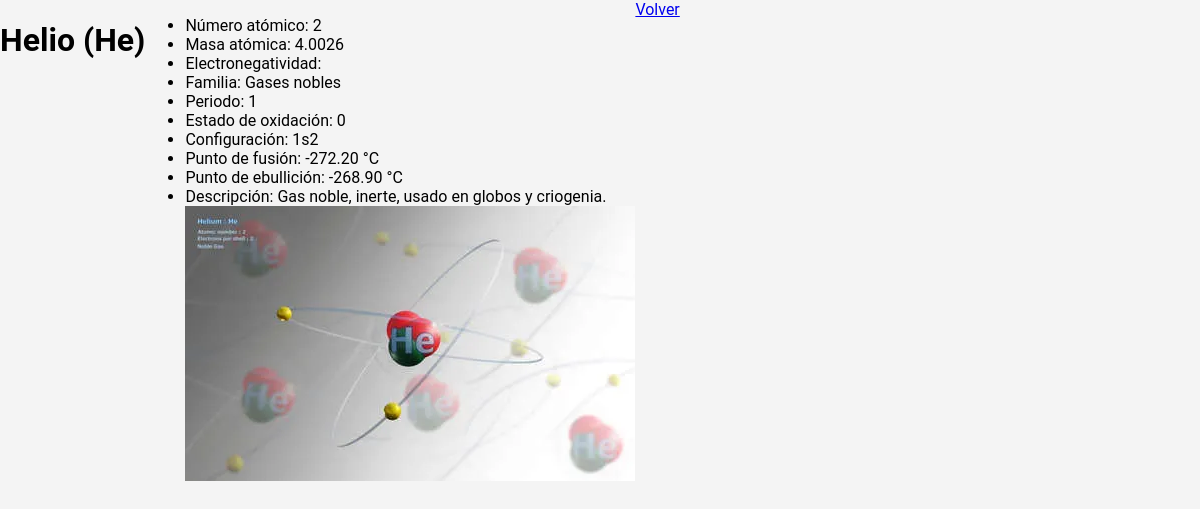
/elemento.php?id=2, run on the app's committed database.
### tables this page shows
CREATE TABLE elementos (
    id INT AUTO_INCREMENT PRIMARY KEY,
    numero_atomico INT NOT NULL,
    simbolo VARCHAR(5) NOT NULL,
    nombre VARCHAR(100) NOT NULL,
    masa_atomica DECIMAL(8,4),
    electronegatividad DECIMAL(4,2),
    estado_oxidacion VARCHAR(20),
    configuracion_corta VARCHAR(50),
    punto_fusion DECIMAL(8,2),
    punto_ebullicion DECIMAL(8,2),
    descripcion TEXT,
    familia_id INT,
    grupo int,
    periodo_id INT,
    FOREIGN KEY (familia_id) REFERENCES familias(id),
    FOREIGN KEY (periodo_id) REFERENCES periodos(id)
);

CREATE TABLE familias (
    id INT AUTO_INCREMENT PRIMARY KEY,
    nombre VARCHAR(100) NOT NULL,
    descripcion varchar (255)
);

CREATE TABLE periodos (
    id INT AUTO_INCREMENT PRIMARY KEY,
    numero INT NOT NULL,
    descripcion text
);

### elemento.php (the view, shortened to what this page needs)
<?php
include 'db.php';
$id = isset($_GET['id']) ? intval($_GET['id']) : 0;
$sql = "SELECT e.*, f.nombre AS familia, p.numero AS periodo
        FROM elementos e
        LEFT JOIN familias f ON e.familia_id = f.id
        LEFT JOIN periodos p ON e.periodo_id = p.id
        WHERE e.id = $id";
$result = $conexion->query($sql);
$elemento = $result->fetch_assoc();
if (isset($_GET['ajax'])): ?>
<h2><?= $elemento['nombre'] ?> (<?= $elemento['simbolo'] ?>)</h2>
<ul>
    <li>Número atómico: <?= $elemento['numero_atomico'] ?></li>
    <li>Masa atómica: <?= $elemento['masa_atomica'] ?></li>
    <li>Electronegatividad: <?= $elemento['electronegatividad'] ?></li>
    <li>Familia: <?= $elemento['familia'] ?></li>
    <li>Periodo: <?= $elemento['periodo'] ?></li>
    <li>Estado de oxidación: <?= $elemento['estado_oxidacion'] ?></li>
    <li>Configuración: <?= $elemento['configuracion_corta'] ?></li>
    <li>Punto de fusión: <?= $elemento['punto_fusion'] ?> °C</li>
    <li>Punto de ebullición: <?= $elemento['punto_ebullicion'] ?> °C</li>
    <li>Descripción: <?= $elemento['descripcion'] ?></li>
<img src="images/<?= $elemento['numero_atomico'] ?>.png"  alt="<?= $elemento['nombre'] ?>" class="img-elemento">
</ul>
<?php else: ?>
<!DOCTYPE html>
<html lang="es">
<head>
    <link rel="stylesheet" href="estilos.css">
</head>
<body>
<h1><?= $elemento['nombre'] ?> (<?= $elemento['simbolo'] ?>)</h1>
<ul>
    <li>Número atómico: <?= $elemento['numero_atomico'] ?></li>
    <li>Masa atómica: <?= $elemento['masa_atomica'] ?></li>
    <li>Electronegatividad: <?= $elemento['electronegatividad'] ?></li>
    <li>Familia: <?= $elemento['familia'] ?></li>
    <li>Periodo: <?= $elemento['periodo'] ?></li>
    <li>Estado de oxidación: <?= $elemento['estado_oxidacion'] ?></li>
    <li>Configuración: <?= $elemento['configuracion_corta'] ?></li>
    <li>Punto de fusión: <?= $elemento['punto_fusion'] ?> °C</li>
    <li>Punto de ebullición: <?= $elemento['punto_ebullicion'] ?> °C</li>
    <li>Descripción: <?= $elemento['descripcion'] ?></li>
    <img src="images/<?= $elemento['numero_atomico'] ?>.png" alt="<?= $elemento['nombre'] ?>"
     class="img-elemento">
</ul>
<a href="index.php">Volver</a>
</body>
</html>
<?php endif; ?>

### estilos.css (style rules this page uses)
body { background-color: #ffffff; font-family: "Google Sans", Roboto, sans-serif;font-family: "Google Sans", Roboto, sans-serif; margin:0; padding:0; display:flex; flex-wrap:wrap; background:#f4f4f4; border-radius:10px; }

### data on the page
elementos: nombre "Helio", simbolo "He", numero_atomico "2", masa_atomica "4.0026", familia.nombre "Gases nobles", periodo.numero "1", estado_oxidacion "0", configuracion_corta "1s2", punto_fusion "-272.20", punto_ebullicion "-268.90", descripcion "Gas noble, inerte, usado en globos y criogenia."
